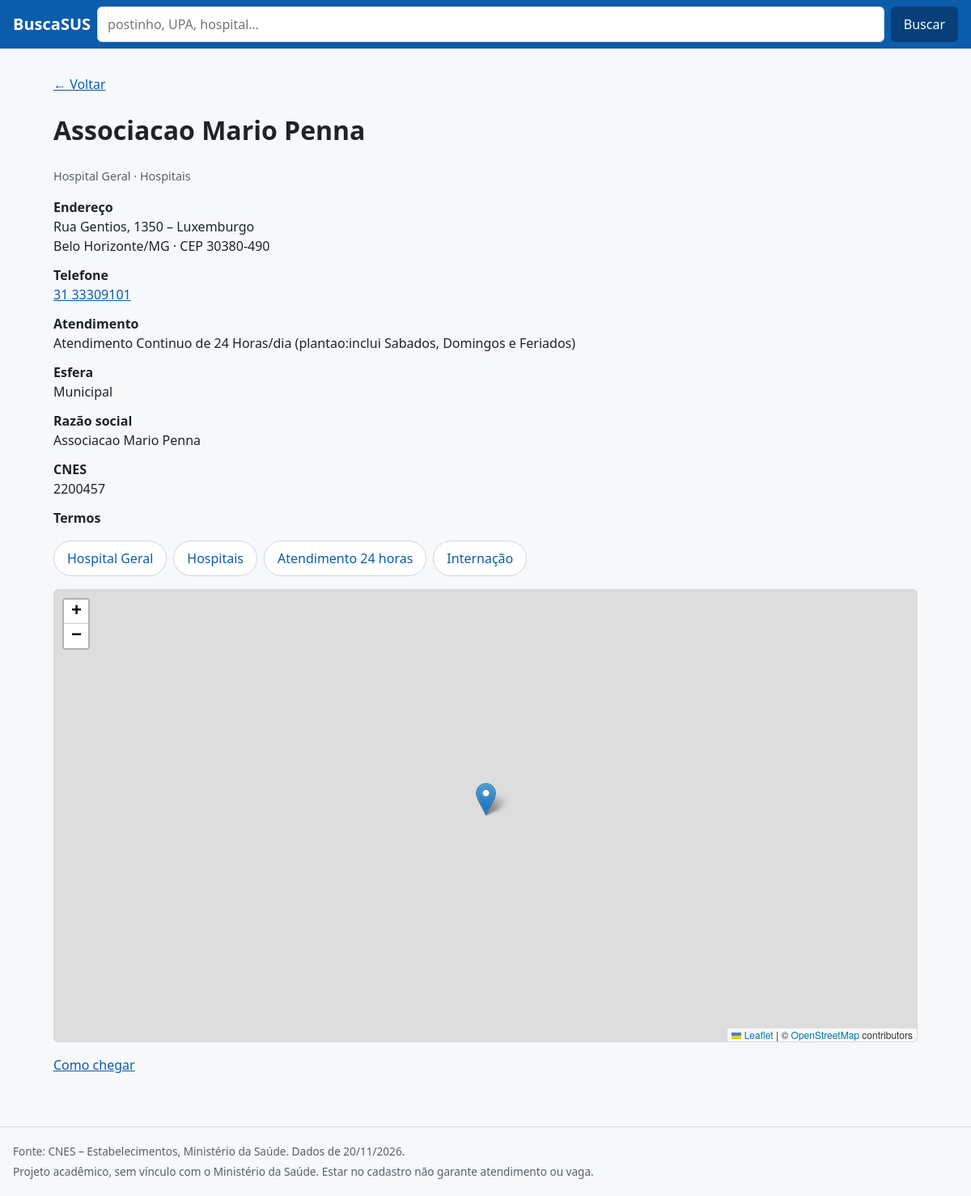
Page /estabelecimento/2200457 on the committed database.
### tables this page shows
CREATE TABLE estabelecimento (
  identifier TEXT PRIMARY KEY, title TEXT NOT NULL, alternative TEXT,
  type TEXT NOT NULL, tipo_cnes TEXT NOT NULL, categoria TEXT NOT NULL,
  logradouro TEXT, numero TEXT, bairro TEXT, cep TEXT,
  municipio TEXT, municipio_nome TEXT, uf TEXT,
  latitude REAL, longitude REAL,
  turno TEXT, esfera TEXT, telefone TEXT
);

CREATE TABLE assunto (identifier TEXT, termo TEXT NOT NULL);

CREATE TABLE info (chave TEXT PRIMARY KEY, valor TEXT);

### app/main.py (the view)
@app.get("/estabelecimento/{cnes}")
def estabelecimento(request: Request, cnes: str):
    con = conectar()
    try:
        est = con.execute("SELECT * FROM estabelecimento WHERE identifier = ?", (cnes,)).fetchone()
        termos = [r[0] for r in con.execute("SELECT termo FROM assunto WHERE identifier = ?", (cnes,))] if est else []
    finally:
        con.close()
    if est is None:
        return render(request, "nao_encontrado.html", {"q": ""}, status=404)
    est = dict(est)
    ponto = ({"id": est["identifier"], "nome": est["title"], "lat": est["latitude"], "lon": est["longitude"]}
             if est["latitude"] is not None else None)
    return render(request, "estabelecimento.html", {
        "e": est, "termos": termos, "ponto": ponto, "q": "",
        "tipos": set(TIPOS), "categorias": set(CATEGORIAS), "caracteristicas": set(CARACTERISTICAS)})

### app/templates/estabelecimento.html (shortened to what this page needs)
{% extends "base.html" %}
{% block head %}
<link rel="stylesheet" href="https://unpkg.com/leaflet@1.9.4/dist/leaflet.css"
>
{% endblock %}
{% block conteudo %}
<p><a href="javascript:history.back()">← Voltar</a></p>
<h1>{{ e.title }}</h1>
<p class="meta">{{ e.type }} · {{ e.categoria }}</p>
<dl class="detalhes">
  <dt>Endereço</dt>
  <dd>{{ e.logradouro }}{% if e.numero %}, {{ e.numero }}{% endif %}{% if e.bairro %} – {{ e.bairro }}{% endif %}<br>
    {{ e.municipio_nome }}/{{ e.uf }}{% if e.cep %} · CEP {{ e.cep[:5] }}-{{ e.cep[5:] }}{% endif %}</dd>
  {% if e.telefone %}<dt>Telefone</dt><dd><a href="tel:{{ e.telefone }}">{{ e.telefone }}</a></dd>{% endif %}
  {% if e.turno %}<dt>Atendimento</dt><dd>{{ e.turno }}</dd>{% endif %}
  {% if e.esfera %}<dt>Esfera</dt><dd>{{ e.esfera }}</dd>{% endif %}
  {% if e.alternative %}<dt>Razão social</dt><dd>{{ e.alternative }}</dd>{% endif %}
  <dt>CNES</dt><dd>{{ e.identifier }}</dd>
  <dt>Termos</dt>
  <dd>
    <ul class="chips">
      {% for t in termos %}
      {% if t in caracteristicas %}{% set par = 'caracteristica' %}{% elif t in categorias %}{% set par = 'categoria' %}{% elif t in tipos %}{% set par = 'tipo' %}{% endif %}
      <li><a href="/busca?{{ par }}={{ t|urlencode }}">{{ t }}</a></li>
      {% endfor %}
    </ul>
  </dd>
</dl>
{% if ponto %}
<div id="mapa-pequeno" class="mapa mapa-pequeno" aria-label="Localização no mapa"></div>
<p><a href="https://www.openstreetmap.org/directions?to={{ ponto.lat }},{{ ponto.lon }}">Como chegar</a></p>
{% endif %}
{% endblock %}

### app/templates/base.html (shortened to what this page needs)
<!doctype html>
<html lang="pt-BR">
<head>
  <link rel="stylesheet" href="/static/estilo.css">
  {% block head %}{% endblock %}
</head>
<body>
  <header class="topo">
    <a class="marca" href="/">BuscaSUS</a>
    <form class="busca-topo" action="/busca" method="get" role="search">
      <input id="q-topo" name="q" type="search" value="{{ q or '' }}" placeholder="postinho, UPA, hospital…">
      <button type="submit">Buscar</button>
    </form>
  </header>
  <main>{% block conteudo %}{% endblock %}</main>
  <footer class="rodape">
    <p>Fonte: CNES – Estabelecimentos, Ministério da Saúde. Dados de {{ info.data_fonte }}.</p>
    <p>Projeto acadêmico, sem vínculo com o Ministério da Saúde. Estar no cadastro não garante atendimento ou vaga.</p>
  </footer>
</body>
</html>

### app/static/estilo.css (style rules this page uses)
:root { --cor: #0b5cab; --fundo: #f6f8fa; --borda: #d0d7de; --texto: #1f2328; }
* { box-sizing: border-box; }
body { margin: 0; font: 16px/1.5 system-ui, sans-serif; color: var(--texto); background: var(--fundo); }
a { color: var(--cor); }
.topo { background: var(--cor); padding: .5rem 1rem; display: flex; flex-wrap: wrap; gap: .5rem; align-items: center; }
.marca { color: #fff; font-weight: 700; font-size: 1.25rem; text-decoration: none; }
.busca-topo { display: flex; gap: .5rem; flex: 1 1 260px; }
.busca-topo input { flex: 1; min-width: 0; }
main { padding: 1rem; max-width: 1100px; margin: 0 auto; }
input[type=search], input[type=text], select { font: inherit; min-height: 44px; padding: 0 .75rem; border: 1px solid var(--borda); border-radius: 6px; }
button { font: inherit; min-height: 44px; padding: 0 1rem; border: 0; border-radius: 6px; background: var(--cor); color: #fff; cursor: pointer; }
.topo button { background: #083f78; }
.mapa { height: 45vh; min-height: 260px; border: 1px solid var(--borda); border-radius: 6px; margin-bottom: 1rem; background: #e5e9ec; }
.mapa-pequeno { height: 260px; }
.meta { color: #57606a; font-size: .9rem; }
.rodape { padding: 1rem; font-size: .85rem; color: #57606a; border-top: 1px solid var(--borda); margin-top: 2rem; }
.rodape p { margin: .25rem 0; }
.chips { display: flex; flex-wrap: wrap; gap: .5rem; padding: 0; list-style: none; }
.chips a { display: inline-flex; align-items: center; min-height: 44px; padding: 0 1rem; background: #fff; border: 1px solid var(--borda); border-radius: 22px; text-decoration: none; }
.detalhes dt { font-weight: 600; margin-top: .75rem; }
.detalhes dd { margin: 0; }
@media (min-width: 800px) { .mapa { position: sticky; top: 1rem; height: 70vh; margin: 0; } }

### rows in the picture
estabelecimento: title "Associacao Mario Penna", type "Hospital Geral", categoria "Hospitais", logradouro "Rua Gentios", numero "1350", bairro "Luxemburgo", municipio_nome "Belo Horizonte", uf "MG", cep "30380", cep "490", telefone "31 33309101", turno "Atendimento Continuo de 24 Horas/dia (plantao:inclui Sabados, Domingos e Feriados)", esfera "Municipal", alternative "Associacao Mario Penna", identifier "2200457"
assunto: termo "Hospital Geral"
assunto: termo "Hospitais"
assunto: termo "Atendimento 24 horas"
assunto: termo "Internação"
info: data_fonte "20/11/2026"
